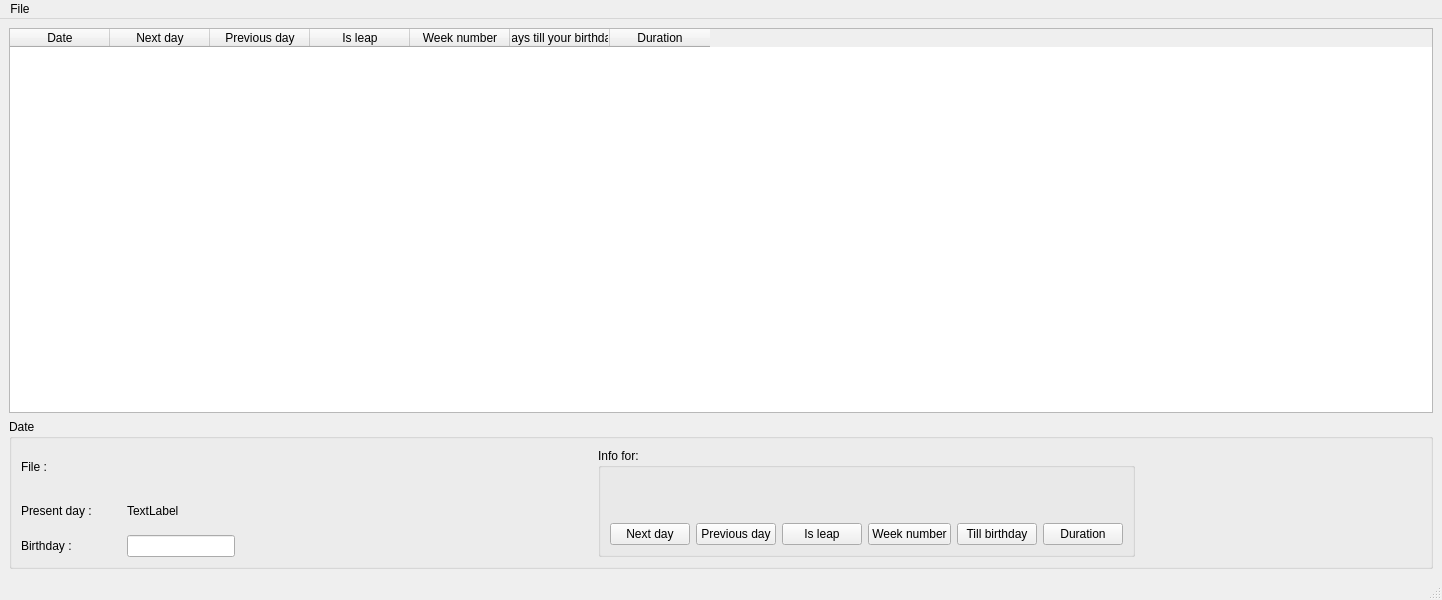
<?xml version="1.0" encoding="UTF-8"?>
<ui version="4.0">
 <class>MainWindow</class>
 <widget class="QMainWindow" name="MainWindow">
  <property name="geometry">
   <rect>
    <x>0</x>
    <y>0</y>
    <width>1442</width>
    <height>600</height>
   </rect>
  </property>
  <property name="windowTitle">
   <string>MainWindow</string>
  </property>
  <widget class="QWidget" name="centralwidget">
   <layout class="QVBoxLayout" name="verticalLayout">
    <item>
     <widget class="QTableWidget" name="tableWidget">
      <property name="minimumSize">
       <size>
        <width>0</width>
        <height>0</height>
       </size>
      </property>
      <column>
       <property name="text">
        <string>Date</string>
       </property>
      </column>
      <column>
       <property name="text">
        <string>Next day</string>
       </property>
      </column>
      <column>
       <property name="text">
        <string>Previous day</string>
       </property>
      </column>
      <column>
       <property name="text">
        <string>Is leap</string>
       </property>
      </column>
      <column>
       <property name="text">
        <string>Week number</string>
       </property>
      </column>
      <column>
       <property name="text">
        <string>Days till your birthday</string>
       </property>
      </column>
      <column>
       <property name="text">
        <string>Duration</string>
       </property>
      </column>
     </widget>
    </item>
    <item>
     <widget class="QGroupBox" name="groupBox">
      <property name="minimumSize">
       <size>
        <width>0</width>
        <height>150</height>
       </size>
      </property>
      <property name="title">
       <string>Date</string>
      </property>
      <layout class="QHBoxLayout" name="horizontalLayout">
       <item>
        <layout class="QVBoxLayout" name="verticalLayout_2">
         <item>
          <layout class="QHBoxLayout" name="horizontalLayout_11">
           <item>
            <widget class="QLabel" name="label_17">
             <property name="minimumSize">
              <size>
               <width>100</width>
               <height>0</height>
              </size>
             </property>
             <property name="maximumSize">
              <size>
               <width>35</width>
               <height>16777215</height>
              </size>
             </property>
             <property name="text">
              <string>File :</string>
             </property>
            </widget>
           </item>
           <item>
            <widget class="QLabel" name="filePath">
             <property name="minimumSize">
              <size>
               <width>0</width>
               <height>0</height>
              </size>
             </property>
             <property name="maximumSize">
              <size>
               <width>16777215</width>
               <height>16777215</height>
              </size>
             </property>
             <property name="text">
              <string/>
             </property>
            </widget>
           </item>
           <item>
            <spacer name="horizontalSpacer_3">
             <property name="orientation">
              <enum>Qt::Horizontal</enum>
             </property>
             <property name="sizeHint" stdset="0">
              <size>
               <width>40</width>
               <height>20</height>
              </size>
             </property>
            </spacer>
           </item>
          </layout>
         </item>
         <item>
          <layout class="QHBoxLayout" name="horizontalLayout_10">
           <item>
            <widget class="QLabel" name="label_15">
             <property name="minimumSize">
              <size>
               <width>100</width>
               <height>0</height>
              </size>
             </property>
             <property name="maximumSize">
              <size>
               <width>16777215</width>
               <height>16777215</height>
              </size>
             </property>
             <property name="text">
              <string>Present day :</string>
             </property>
            </widget>
           </item>
           <item>
            <widget class="QLabel" name="presentDay">
             <property name="text">
              <string>TextLabel</string>
             </property>
            </widget>
           </item>
           <item>
            <spacer name="horizontalSpacer_4">
             <property name="orientation">
              <enum>Qt::Horizontal</enum>
             </property>
             <property name="sizeHint" stdset="0">
              <size>
               <width>40</width>
               <height>20</height>
              </size>
             </property>
            </spacer>
           </item>
          </layout>
         </item>
         <item>
          <layout class="QHBoxLayout" name="horizontalLayout_2">
           <item>
            <widget class="QLabel" name="label_7">
             <property name="minimumSize">
              <size>
               <width>100</width>
               <height>0</height>
              </size>
             </property>
             <property name="maximumSize">
              <size>
               <width>16777215</width>
               <height>16777215</height>
              </size>
             </property>
             <property name="text">
              <string>Birthday :</string>
             </property>
            </widget>
           </item>
           <item>
            <widget class="QLineEdit" name="birthday">
             <property name="maximumSize">
              <size>
               <width>16777215</width>
               <height>16777215</height>
              </size>
             </property>
             <property name="text">
              <string/>
             </property>
            </widget>
           </item>
           <item>
            <spacer name="horizontalSpacer_5">
             <property name="orientation">
              <enum>Qt::Horizontal</enum>
             </property>
             <property name="sizeHint" stdset="0">
              <size>
               <width>40</width>
               <height>20</height>
              </size>
             </property>
            </spacer>
           </item>
          </layout>
         </item>
        </layout>
       </item>
       <item>
        <spacer name="horizontalSpacer">
         <property name="orientation">
          <enum>Qt::Horizontal</enum>
         </property>
         <property name="sizeHint" stdset="0">
          <size>
           <width>40</width>
           <height>20</height>
          </size>
         </property>
        </spacer>
       </item>
       <item>
        <widget class="QGroupBox" name="groupBox_2">
         <property name="title">
          <string>Info for:</string>
         </property>
         <layout class="QHBoxLayout" name="horizontalLayout_3">
          <item>
           <layout class="QGridLayout" name="gridLayout">
            <item row="1" column="0">
             <widget class="QPushButton" name="nextDayButton">
              <property name="text">
               <string>Next day</string>
              </property>
             </widget>
            </item>
            <item row="1" column="5">
             <widget class="QPushButton" name="durationButton">
              <property name="text">
               <string>Duration</string>
              </property>
             </widget>
            </item>
            <item row="0" column="3">
             <layout class="QHBoxLayout" name="horizontalLayout_7">
              <item>
               <widget class="QLabel" name="weekNumber">
                <property name="text">
                 <string/>
                </property>
               </widget>
              </item>
             </layout>
            </item>
            <item row="0" column="5">
             <layout class="QHBoxLayout" name="horizontalLayout_9">
              <item>
               <widget class="QLabel" name="Duration">
                <property name="text">
                 <string/>
                </property>
               </widget>
              </item>
             </layout>
            </item>
            <item row="0" column="1">
             <layout class="QHBoxLayout" name="horizontalLayout_5">
              <item>
               <widget class="QLabel" name="previousDay">
                <property name="text">
                 <string/>
                </property>
               </widget>
              </item>
             </layout>
            </item>
            <item row="1" column="3">
             <widget class="QPushButton" name="weekNumberButton">
              <property name="text">
               <string>Week number</string>
              </property>
             </widget>
            </item>
            <item row="0" column="2">
             <layout class="QHBoxLayout" name="horizontalLayout_6">
              <item>
               <widget class="QLabel" name="isLeap">
                <property name="text">
                 <string/>
                </property>
               </widget>
              </item>
             </layout>
            </item>
            <item row="1" column="4">
             <widget class="QPushButton" name="tillBirthdayButton">
              <property name="text">
               <string>Till birthday</string>
              </property>
             </widget>
            </item>
            <item row="0" column="4">
             <layout class="QHBoxLayout" name="horizontalLayout_8">
              <item>
               <widget class="QLabel" name="tillBirthday">
                <property name="text">
                 <string/>
                </property>
               </widget>
              </item>
             </layout>
            </item>
            <item row="1" column="2">
             <widget class="QPushButton" name="isLeapButton">
              <property name="text">
               <string>Is leap</string>
              </property>
             </widget>
            </item>
            <item row="1" column="1">
             <widget class="QPushButton" name="previousDayButton">
              <property name="text">
               <string>Previous day</string>
              </property>
             </widget>
            </item>
            <item row="0" column="0">
             <layout class="QHBoxLayout" name="horizontalLayout_4">
              <item>
               <widget class="QLabel" name="nextDay">
                <property name="text">
                 <string/>
                </property>
               </widget>
              </item>
             </layout>
            </item>
           </layout>
          </item>
         </layout>
        </widget>
       </item>
       <item>
        <spacer name="horizontalSpacer_2">
         <property name="orientation">
          <enum>Qt::Horizontal</enum>
         </property>
         <property name="sizeHint" stdset="0">
          <size>
           <width>40</width>
           <height>20</height>
          </size>
         </property>
        </spacer>
       </item>
      </layout>
     </widget>
    </item>
   </layout>
  </widget>
  <widget class="QMenuBar" name="menubar">
   <property name="geometry">
    <rect>
     <x>0</x>
     <y>0</y>
     <width>1442</width>
     <height>22</height>
    </rect>
   </property>
   <widget class="QMenu" name="menuFile">
    <property name="title">
     <string>File</string>
    </property>
    <addaction name="actionOpen_file"/>
   </widget>
   <addaction name="menuFile"/>
  </widget>
  <widget class="QStatusBar" name="statusbar"/>
  <action name="actionOpen_file">
   <property name="text">
    <string>Open file</string>
   </property>
  </action>
 </widget>
 <resources/>
 <connections/>
</ui>
